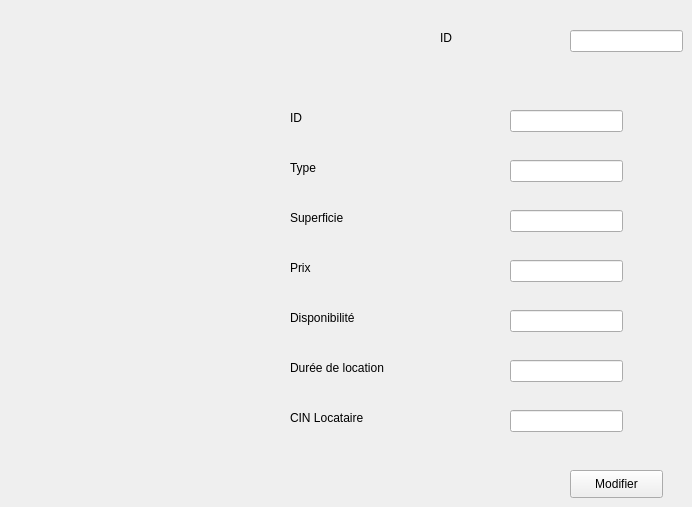
     <widget class="QWidget" name="modifier_local">
      <attribute name="title">
       <string>Modifier</string>
      </attribute>
      <widget class="QLineEdit" name="linemCIN_locataire">
       <property name="geometry">
        <rect>
         <x>510</x>
         <y>410</y>
         <width>113</width>
         <height>22</height>
        </rect>
       </property>
      </widget>
      <widget class="QLineEdit" name="linemDuree">
       <property name="geometry">
        <rect>
         <x>510</x>
         <y>360</y>
         <width>113</width>
         <height>22</height>
        </rect>
       </property>
      </widget>
      <widget class="QLabel" name="label_10">
       <property name="geometry">
        <rect>
         <x>290</x>
         <y>410</y>
         <width>141</width>
         <height>16</height>
        </rect>
       </property>
       <property name="text">
        <string>CIN Locataire</string>
       </property>
      </widget>
      <widget class="QLineEdit" name="linemSuperficie">
       <property name="geometry">
        <rect>
         <x>510</x>
         <y>210</y>
         <width>113</width>
         <height>22</height>
        </rect>
       </property>
      </widget>
      <widget class="QLineEdit" name="linemPrix">
       <property name="geometry">
        <rect>
         <x>510</x>
         <y>260</y>
         <width>113</width>
         <height>22</height>
        </rect>
       </property>
      </widget>
      <widget class="QLabel" name="label_11">
       <property name="geometry">
        <rect>
         <x>290</x>
         <y>310</y>
         <width>141</width>
         <height>16</height>
        </rect>
       </property>
       <property name="text">
        <string>Disponibilité</string>
       </property>
      </widget>
      <widget class="QLabel" name="label_12">
       <property name="geometry">
        <rect>
         <x>290</x>
         <y>160</y>
         <width>141</width>
         <height>16</height>
        </rect>
       </property>
       <property name="text">
        <string>Type</string>
       </property>
      </widget>
      <widget class="QLineEdit" name="linemType">
       <property name="geometry">
        <rect>
         <x>510</x>
         <y>160</y>
         <width>113</width>
         <height>22</height>
        </rect>
       </property>
      </widget>
      <widget class="QLabel" name="label_13">
       <property name="geometry">
        <rect>
         <x>290</x>
         <y>210</y>
         <width>121</width>
         <height>16</height>
        </rect>
       </property>
       <property name="text">
        <string>Superficie</string>
       </property>
      </widget>
      <widget class="QLabel" name="label_14">
       <property name="geometry">
        <rect>
         <x>290</x>
         <y>360</y>
         <width>131</width>
         <height>16</height>
        </rect>
       </property>
       <property name="text">
        <string>Durée de location</string>
       </property>
      </widget>
      <widget class="QPushButton" name="modif_local">
       <property name="geometry">
        <rect>
         <x>570</x>
         <y>470</y>
         <width>93</width>
         <height>28</height>
        </rect>
       </property>
       <property name="text">
        <string>Modifier</string>
       </property>
      </widget>
      <widget class="QLineEdit" name="linemDispo">
       <property name="geometry">
        <rect>
         <x>510</x>
         <y>310</y>
         <width>113</width>
         <height>22</height>
        </rect>
       </property>
      </widget>
      <widget class="QLabel" name="label_15">
       <property name="geometry">
        <rect>
         <x>290</x>
         <y>260</y>
         <width>121</width>
         <height>16</height>
        </rect>
       </property>
       <property name="text">
        <string>Prix </string>
       </property>
      </widget>
      <widget class="QLabel" name="label_16">
       <property name="geometry">
        <rect>
         <x>290</x>
         <y>110</y>
         <width>55</width>
         <height>16</height>
        </rect>
       </property>
       <property name="text">
        <string>ID</string>
       </property>
      </widget>
      <widget class="QLineEdit" name="linemID">
       <property name="geometry">
        <rect>
         <x>510</x>
         <y>110</y>
         <width>113</width>
         <height>22</height>
        </rect>
       </property>
      </widget>
      <widget class="QLineEdit" name="linemIDD">
       <property name="geometry">
        <rect>
         <x>570</x>
         <y>30</y>
         <width>113</width>
         <height>22</height>
        </rect>
       </property>
      </widget>
      <widget class="QLabel" name="label_17">
       <property name="geometry">
        <rect>
         <x>440</x>
         <y>30</y>
         <width>55</width>
         <height>16</height>
        </rect>
       </property>
       <property name="text">
        <string>ID</string>
       </property>
      </widget>
     </widget>
